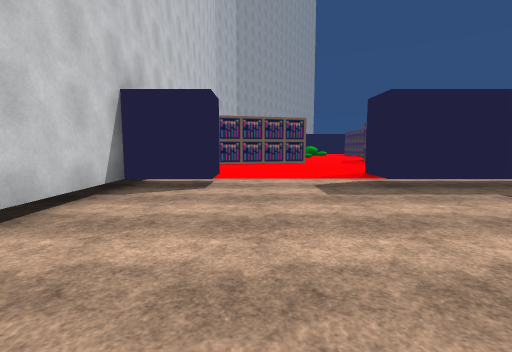
[1] (above)

24 first-person views from a walk through a scene from a Unity 3-D project. The camera is 1.4 m above the floor, tilts 6° down and sees 85° across. The floor is counted in squares, 2 m on a side. Each view is taken from the middle of a square. On the plan, view 1 faces up. The plan holds only what a view shows up to about 9 squares ahead; the rest is blank. The place goes on beyond the plan. Some animated figures are not drawn. Some surface patterns are stand-ins.

[2]
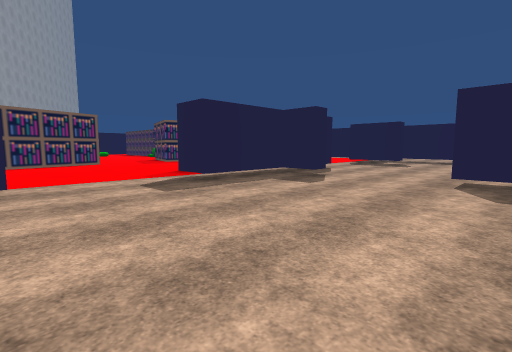

[3]
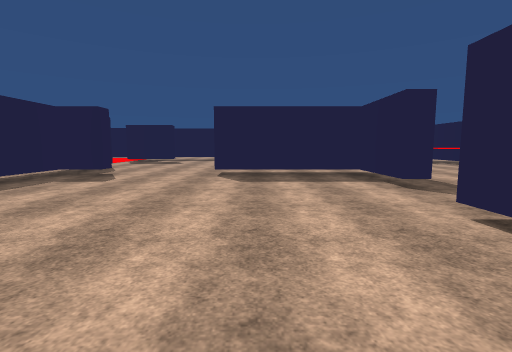

[4]
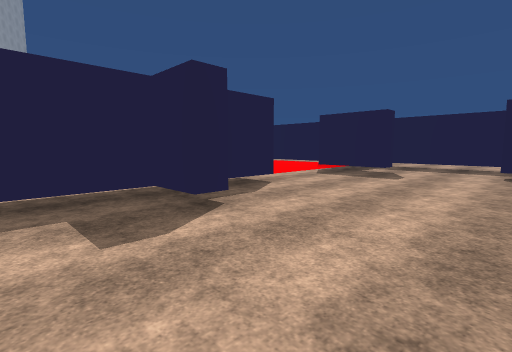

[5]
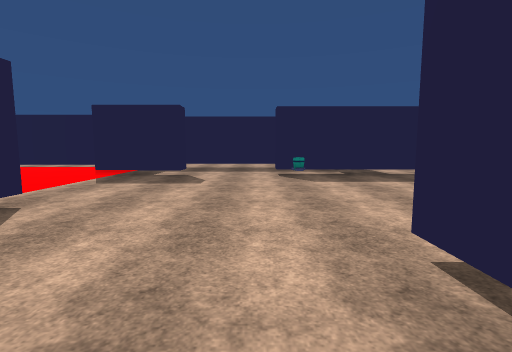

[6]
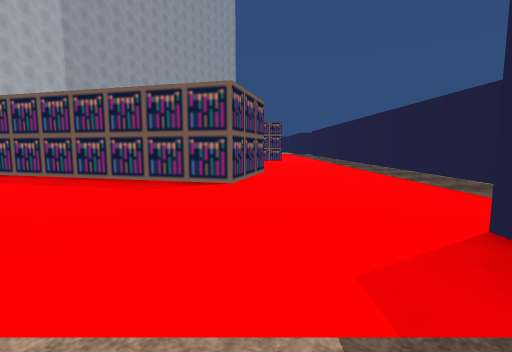

[7]
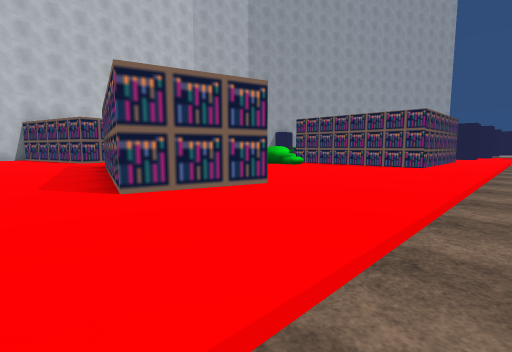

[8]
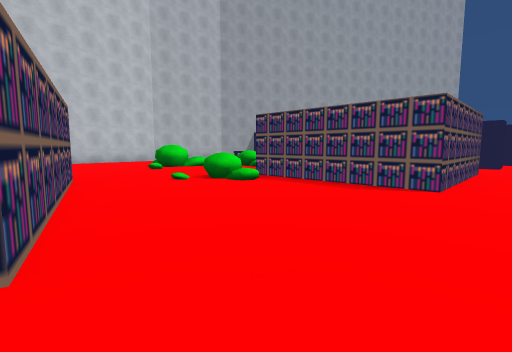

[9]
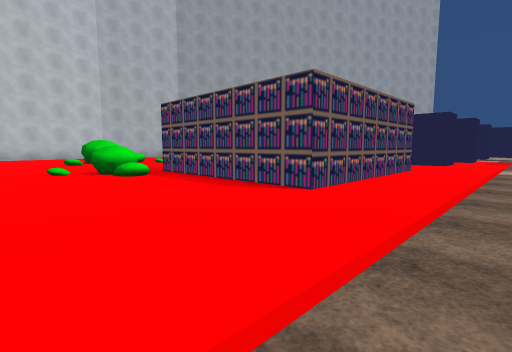

[10]
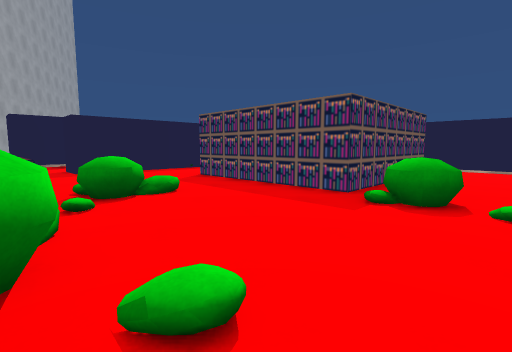

[11]
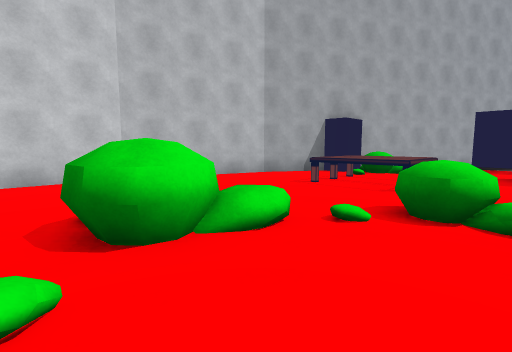

[12]
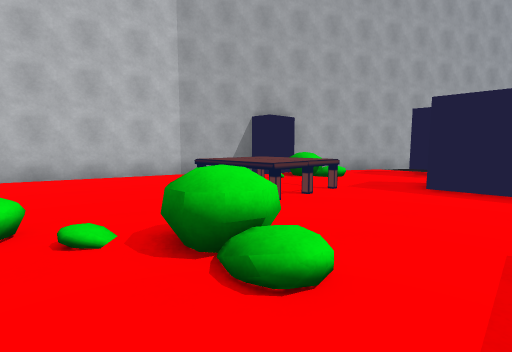

[13]
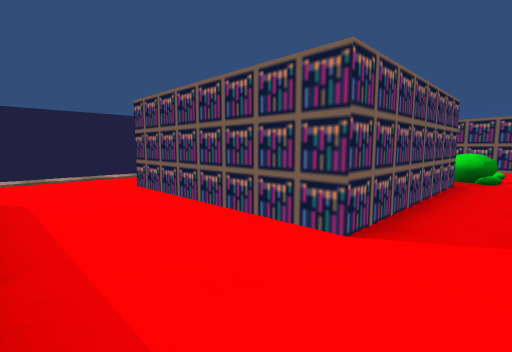

[14]
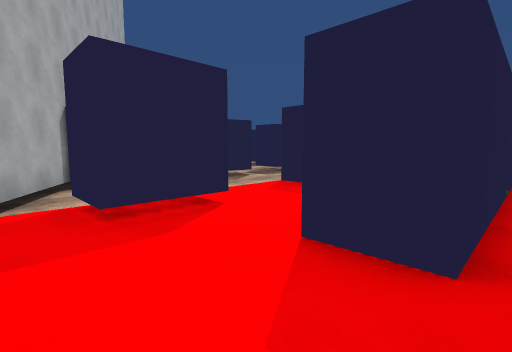

[15]
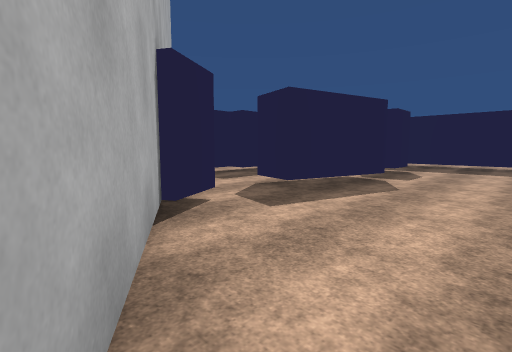

[16]
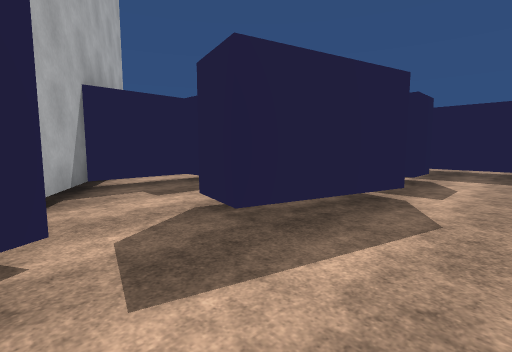

[17]
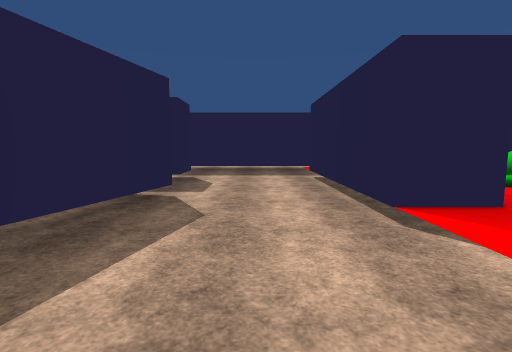

[18]
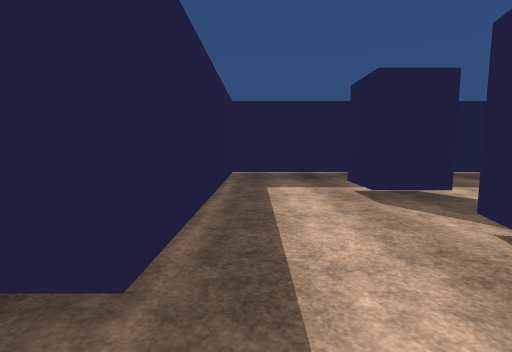

[19]
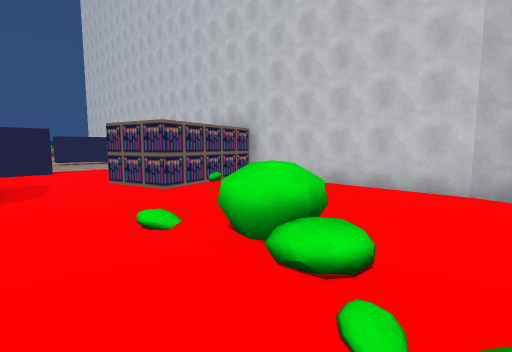

[20]
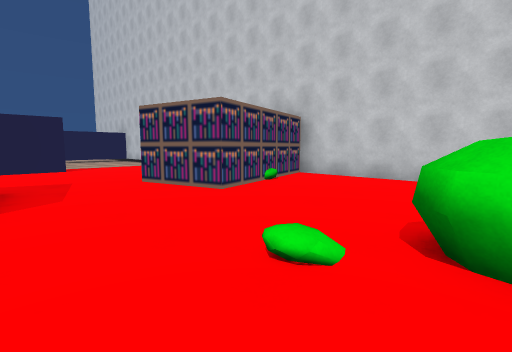

[21]
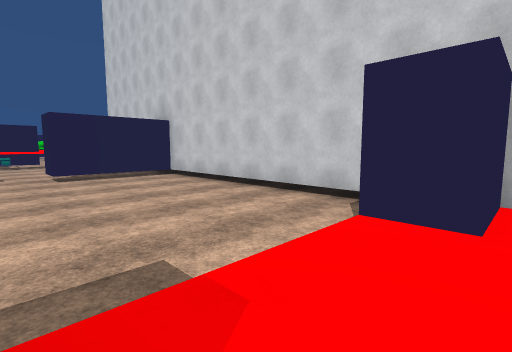

[22]
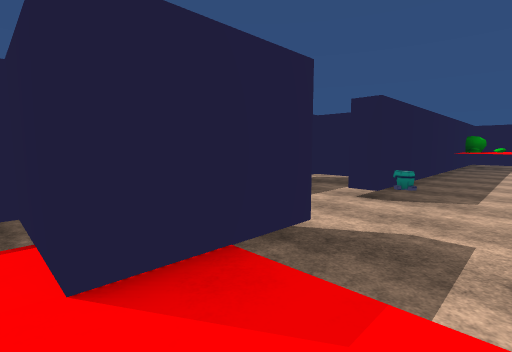

[23]
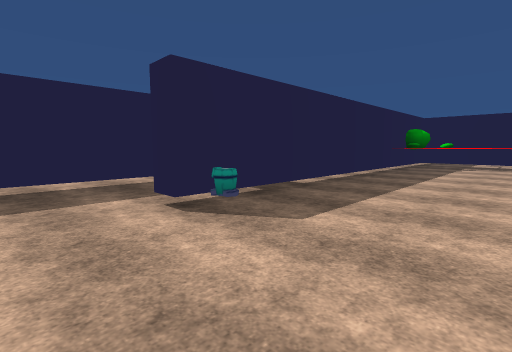

[24]
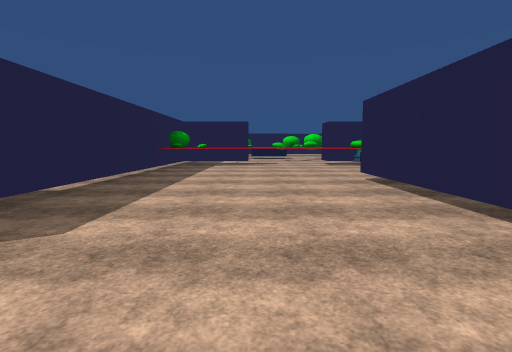

### Floor plan
Key: @ floor where view 1 was taken; # wall or solid block; . main floor; - floor 0.25 m lower than the main floor; : floor 0.75 m higher than the main floor; / step, stairs or slope; ^ raised ledge; B block; I bin; T table; O other object.
Columns run from 3 left of view 1 to 13 right of it. Each row starts with its distance up from view 1.
 31        #########
 30        #-------O
 29         -------B
 28       BB-O#O-B-#
 27      ##--------#
 26     ##---------#
 25     #-BB-------#
 24    ##.#B..####.#
 23    #........  .
 22    #O..####OB#.-
 21   ##.........B.-#
 20  ##.TT.........-#
 19  #..TT...OOOOO.-#
 18  #..../..O   O.-#
 17 ##....O/.O   O.-
 16 #....:...O   O.-
 15 #...OO...OOOOO.-#
 14 #........O.....-#
 13 #..............-#
 12 #..............-#
 11 #..##...##.....-#
 10 #####..######..-#
  9   ##....#####..-#
  8   .............-#
  7   .............-#
  6 #.B............-#
  5 ##B...#####...#O#
  4 #-------B-----B-#
  3 #---------------#
  2 #---------------#
  1 #-------#-----I-#
  0 #--@----#-----#-O
 -1 #-------#-----#OO
 -2 ####----#-----#
 -3     --#O#-----#
 -4   ^^^ ^^^^^^^^#
 -5     ^   ^^^^^^#
 -6             ^OO

Where each view was taken, in squares from view 1:
view 1: 0 up, 0 right, facing up
view 2: 0 up, 1 left, facing up-right
view 3: 0 up, 2 left, facing right
view 4: 1 up, 3 right, facing up-right
view 5: 2 up, 4 right, facing right
view 6: 4 up, 9 right, facing up
view 7: 7 up, 12 right, facing up-left
view 8: 10 up, 11 right, facing up-left
view 9: 12 up, 12 right, facing up-left
view 10: 13 up, 2 right, facing up-right
view 11: 14 up, 4 right, facing up-left
view 12: 16 up, 5 right, facing up-left
view 13: 21 up, 5 right, facing down-right
view 14: 21 up, 2 right, facing up-right
view 15: 25 up, 2 right, facing up-right
view 16: 26 up, 4 right, facing up-right
view 17: 26 up, 4 right, facing right
view 18: 30 up, 6 right, facing right
view 19: 17 up, 4 right, facing down-left
view 20: 15 up, 4 right, facing down-left
view 21: 6 up, 2 right, facing down-left
view 22: 6 up, 9 right, facing down-right
view 23: 3 up, 8 right, facing down-right
view 24: 3 up, 8 right, facing down
